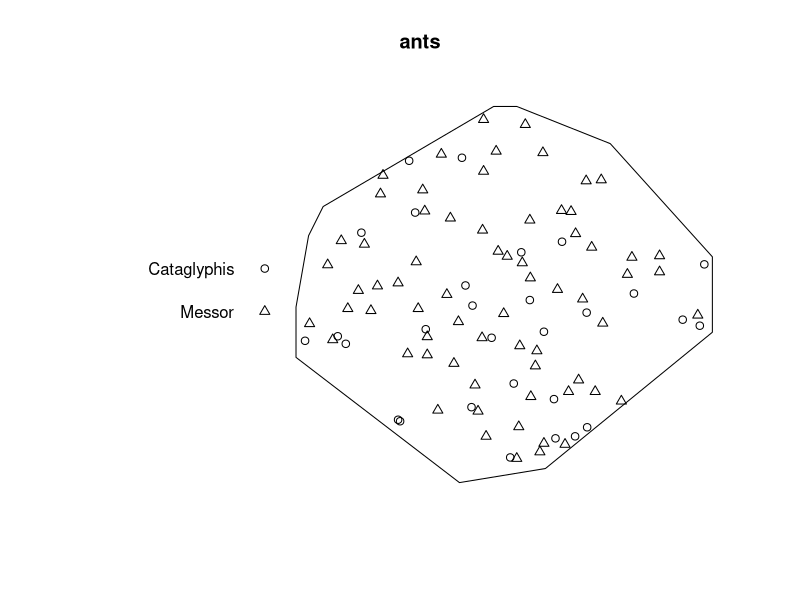
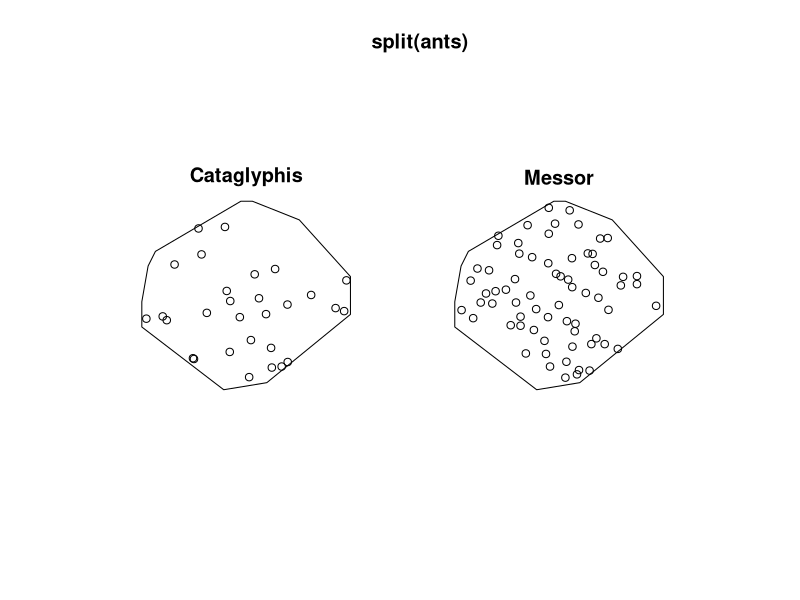
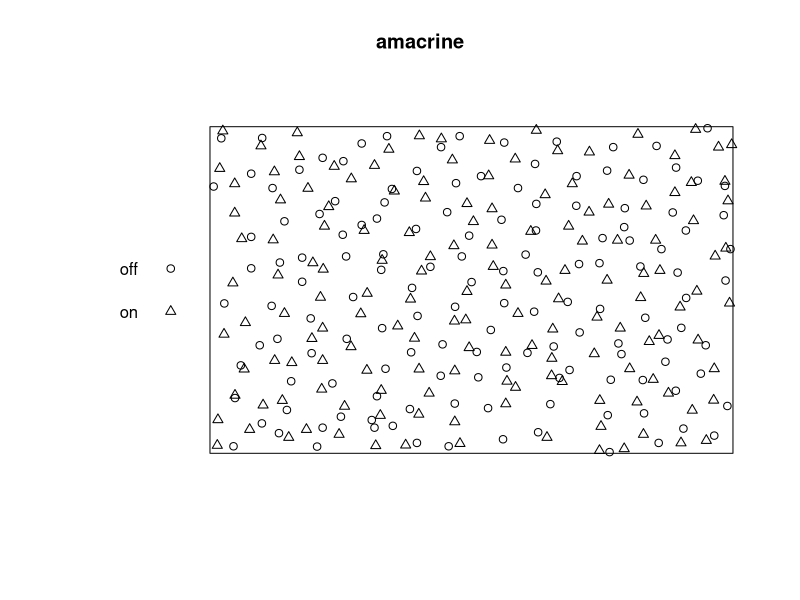
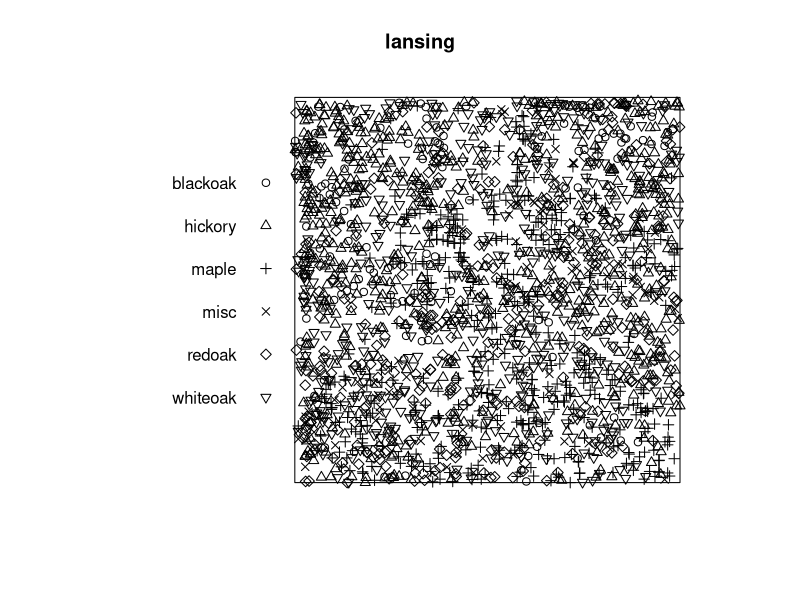
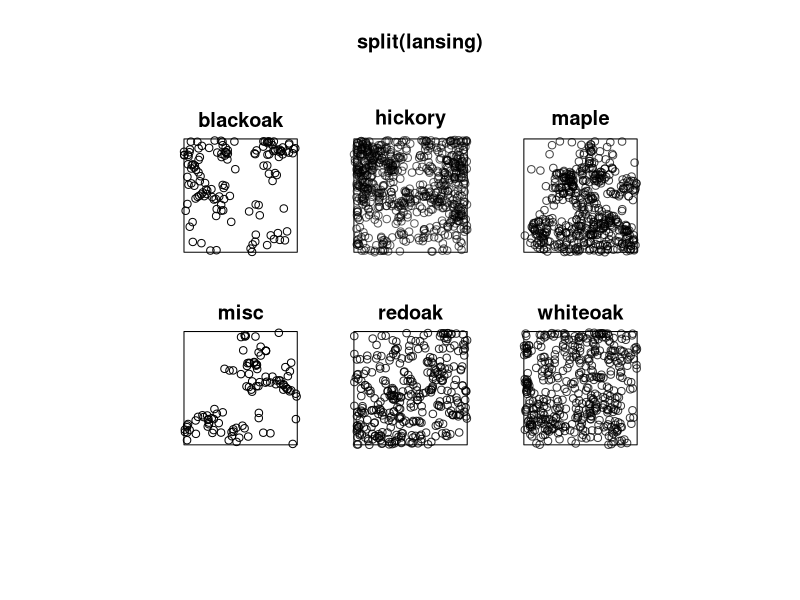
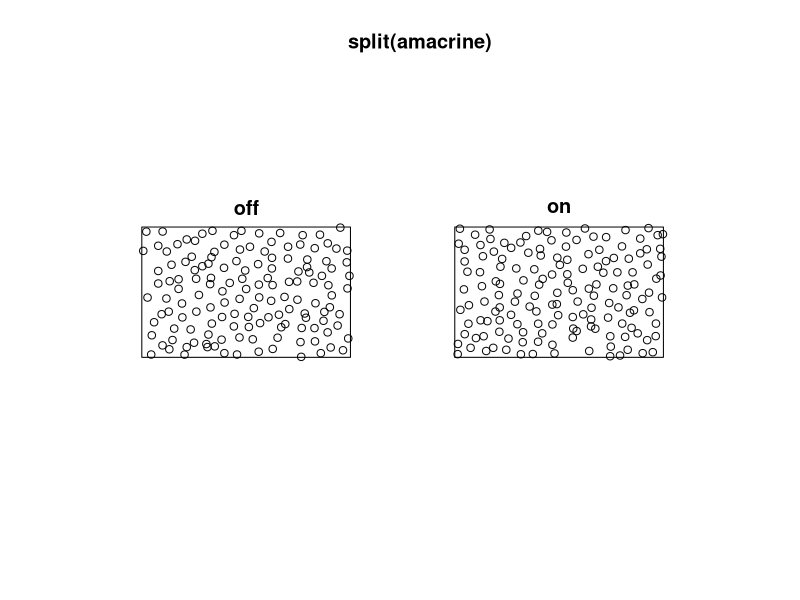
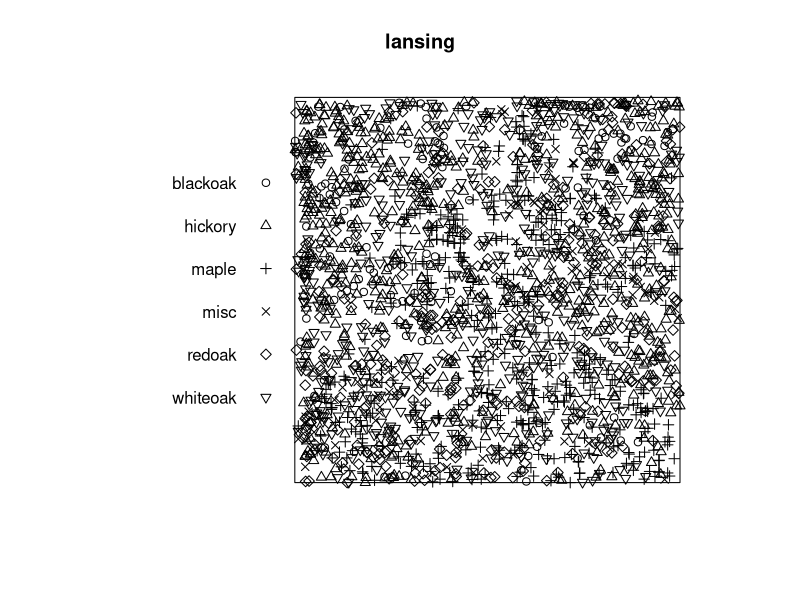
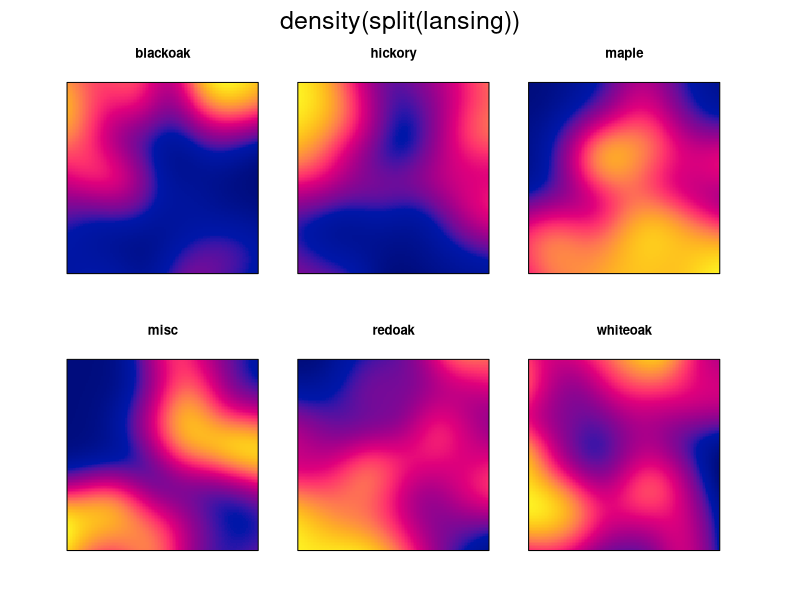

These charts were generated, in order, by the following R code:
## ---- chunk 1
install.packages("spatstat.data")
library(spatstat.data)
library(spatstat)
data(ants)
#or
data(amacrine)
#or
data("lansing")
## ---- chunk 2

plot(ants)
plot(split(ants))

plot(amacrine)
plot(lansing)
plot(split(lansing))
plot(split(amacrine))
## ---- chunk 3
summary(lansing)
## ---- chunk 4
data(lansing)
lansing
summary(lansing)
## ---- chunk 5
plot(lansing)
## ---- chunk 6
levels(marks(amacrine))
## ---- chunk 7

plot(density(split(lansing)), ribbon = FALSE)
## ---- chunk 8
plot(relrisk(ants), bw.relrisk(ants), relative =TRUE)
